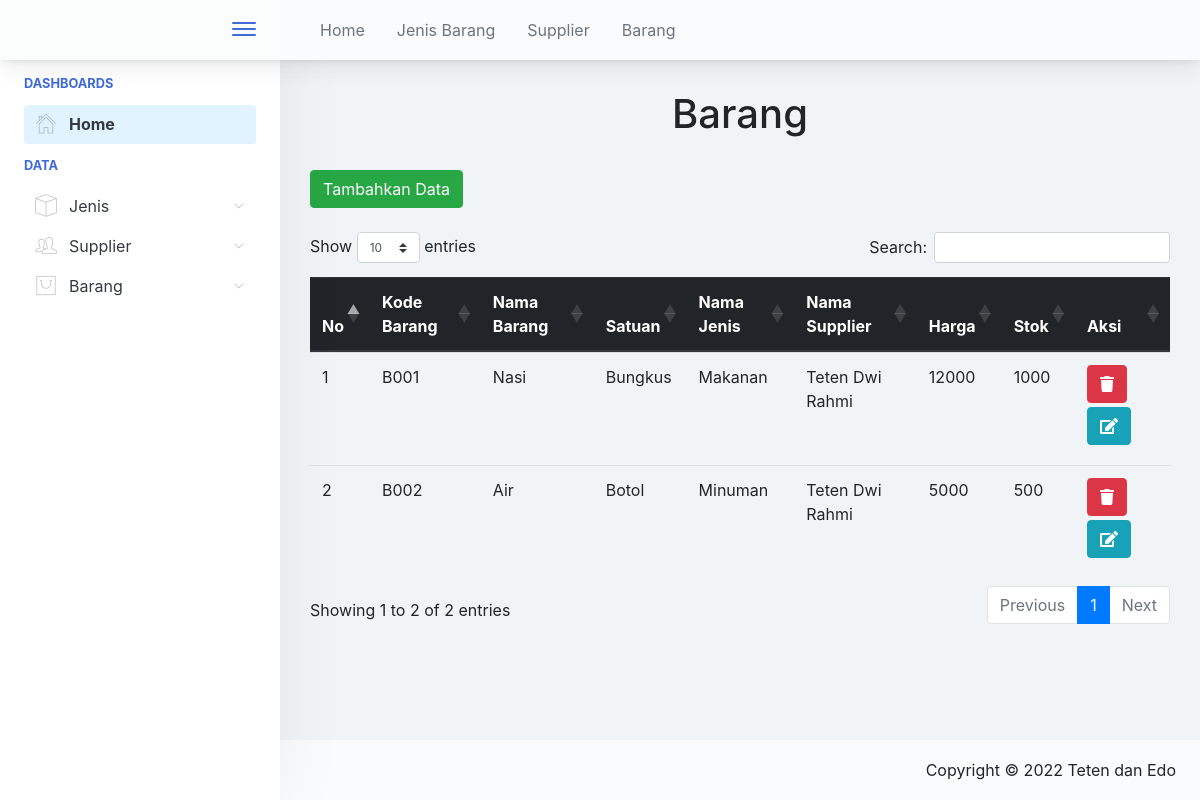
The page /index.php?p=list_barang on the database its author committed.
### tables this page shows
CREATE TABLE `barang` (
  `id_barang` int(11) NOT NULL,
  `kode_barang` varchar(10) NOT NULL,
  `nama_barang` varchar(50) NOT NULL,
  `satuan` varchar(20) NOT NULL,
  `id_jenis` int(11) NOT NULL,
  `id_supplier` int(11) NOT NULL,
  `harga` double NOT NULL,
  `stok` int(11) NOT NULL
);

CREATE TABLE `jenis` (
  `id` int(11) NOT NULL,
  `nama_jenis` varchar(50) NOT NULL,
  `keterangan` varchar(50) NOT NULL
);

CREATE TABLE `supplier` (
  `id` int(11) NOT NULL,
  `nama_supplier` varchar(50) NOT NULL,
  `notelp` varchar(15) NOT NULL,
  `email` varchar(25) NOT NULL,
  `alamat` varchar(100) NOT NULL
);

### pages/koneksi.php (called while the page is built, shortened)
<?php
class Koneksi{
	protected $conn;
	function __construct(){
		if(!isset($this->conn)){
			$this->conn = new PDO('mysql:host=localhost;dbname=db_penjualan', "root", "");
		}
		return $this->conn;
	}
}
?>

### pages/class_crud_barang.php (called while the page is built, shortened)
<?php
include 'koneksi.php';
class Crud extends Koneksi {
	public function readData(){
		$sql = 'SELECT * FROM barang JOIN Jenis ON barang.id_jenis = jenis.id JOIN Supplier ON barang.id_supplier = supplier.id';
		$stmt = $this->conn->prepare($sql);
		$stmt->execute();
		$row = $stmt->fetchall(PDO::FETCH_ASSOC);
		return $row;
	}
}
?>

### pages/list_barang.php (the view, shortened to what this page needs)
<!doctype html>
<html lang="en">
  <head>
	<link rel="stylesheet" type= "text/css" href="https://cdnjs.cloudflare.com/ajax/libs/twitter-bootstrap/4.1.3/css/bootstrap.css">
	<link rel="stylesheet" type= "text/css" href="https://cdn.datatables.net/1.10.21/css/dataTables.bootstrap4.min.css">
  </head>
  <body>
	<br/>
	<div class="container">
	<h1 class ="text-center"> Barang </h1 ><br>
	<a href="index.php?p=add_barang" class="btn btn-success">Tambahkan Data</a>
	<br><br>
		<table class="table" id="example" style="width:100%">
		  <thead class="thead-dark">
			<tr>
				 <th scope="col">No</th>
				 <th scope="col">Kode Barang</th>
				 <th scope="col">Nama Barang</th>
				 <th scope="col">Satuan</th>
				 <th scope="col">Nama Jenis</th>
				 <th scope="col">Nama Supplier</th>
				 <th scope="col">Harga</th>
				 <th scope="col">Stok</th>
				 <th scope="col">Aksi</th>
			</tr>
		  </thead>
		  <tbody>
			<?php
				include ("class_crud_barang.php");
				$crud = new Crud();
				$hasil=$crud->readData();
				$no = 1;
				foreach($hasil as $data){
			?>
			 <tr>
				 <td><?php echo $no++ ?> </td>
				 <td><?php echo $data['kode_barang']; ?> </td>
				 <td><?php echo $data['nama_barang']; ?></td>
				 <td><?php echo $data['satuan']; ?></td>
				 <td><?php echo $data['nama_jenis']; ?></td>
				 <td><?php echo $data['nama_supplier']; ?></td>
				 <td><?php echo $data['harga']; ?></td>
				 <td><?php echo $data['stok']; ?></td>
				 <td>
					<a href="index.php?p=hapus_barang&id_barang=<?php echo $data['id_barang']?>" class="mb-1 mr-1 btn btn-danger"><i class="nav-link-icon fa fa-trash"></i></a>
					<a href="index.php?p=edit_barang&id_barang=<?php echo $data['id_barang']?>" class="mb-2 mr-2 btn btn-info"><i class="nav-link-icon fa fa-edit"></i></a>
				 </td>
			 </tr>
			<?php
				   }
			?>
		  </tbody>
		</table>
	</div> <br>
  </body>
</html>

### index.php (shortened to what this page needs)
<!doctype html>
<html lang="en">
<head>
	<link href="./main.css" rel="stylesheet">
</head>
<body>
    <div class="app-container app-theme-white body-tabs-shadow fixed-sidebar fixed-header">
        <div class="app-header header-shadow">
            <div class="app-header__logo">
                <div class="header__pane ml-auto">
                    <div>
                        <button type="button" class="hamburger close-sidebar-btn hamburger--elastic" data-class="closed-sidebar">
                            <span class="hamburger-box">
                                <span class="hamburger-inner"></span>
                            </span>
                        </button>
                    </div>
                </div>
            </div>
                <div class="app-header__content">
                <div class="app-header-left">
                    <ul class="header-menu nav">
						<li class="nav-item">
                            <a href="index.php?p=home" class="nav-link">
                                Home
                            </a>
                        </li>
                        <li class="nav-item">
                            <a href="index.php?p=list_jenis" class="nav-link">
                                Jenis Barang
                            </a>
                        </li>
                        <li class="btn-group nav-item">
                            <a href="index.php?p=list_supplier" class="nav-link">
                                Supplier
                            </a>
                        </li>
                        <li class="dropdown nav-item">
                            <a href="index.php?p=list_barang" class="nav-link">
                                Barang
                            </a>
                        </li>
                    </ul>        </div>
            </div>
        </div>
		<div class="app-main">
                <div class="app-sidebar sidebar-shadow">
					<div class="scrollbar-sidebar">
                        <div class="app-sidebar__inner">
                            <ul class="vertical-nav-menu">
                                <li class="app-sidebar__heading">Dashboards</li>
                                <li>
                                    <a href="index.php?p=home" class="mm-active">
                                        <i class="metismenu-icon pe-7s-home"></i>
                                        Home
                                    </a>
                                </li>
                                <li class="app-sidebar__heading" >Data</li>
                                <li>
                                    <a href="#">
                                        <i class="metismenu-icon pe-7s-box2"></i>
                                        Jenis
                                        <i class="metismenu-state-icon pe-7s-angle-down caret-left"></i>
                                    </a>
                                </li>
                                <li>
                                    <a href="#">
                                        <i class="metismenu-icon pe-7s-users"></i>
                                        Supplier
                                        <i class="metismenu-state-icon pe-7s-angle-down caret-left"></i>
                                    </a>
                                </li>
								 <li>
                                    <a href="#">
                                        <i class="metismenu-icon pe-7s-shopbag"></i>
                                        Barang
                                        <i class="metismenu-state-icon pe-7s-angle-down caret-left"></i>
                                    </a>
                                </li>
                            </ul>
                        </div>
                    </div>
                </div>
				<div class="app-main__outer">
                    <div class="app-main__inner">
                        <div class="row">
							<?php
								 $pages_dir = 'pages';
								if(!empty($_GET['p'])){
								$pages = scandir($pages_dir, 0);
								unset($pages[0], $pages[1]);
								$p = $_GET['p'];
								if(in_array($p.'.php', $pages)){
								  include($pages_dir.'/'.$p.'.php');
								} else {
								  echo "Halaman tidak ditemukan!";
								  }
								} else {
								  include($pages_dir.'/home.php');
								}
							?>
						</div>
						<br><br><br><br>
                    </div>
                    <div class="fixed-bottom">
                        <div class="app-footer" >
                            <div class="app-footer__inner" >
                                <div class="app-footer-right" >
									Copyright &copy; 2022 Teten dan Edo
                                </div>
                            </div>
                        </div>
                    </div>
				</div>
        </div>
    </div>
<script type="text/javascript" src="./assets/scripts/main.js"></script></body>
</html>

### rows shown on the page
barang: kode_barang "B001", nama_barang "Nasi", satuan "Bungkus", id_jenis.nama_jenis "Makanan", id_supplier.nama_supplier "Teten Dwi Rahmi", harga "12000", stok "1000"
barang: kode_barang "B002", nama_barang "Air", satuan "Botol", id_jenis.nama_jenis "Minuman", id_supplier.nama_supplier "Teten Dwi Rahmi", harga "5000", stok "500"
